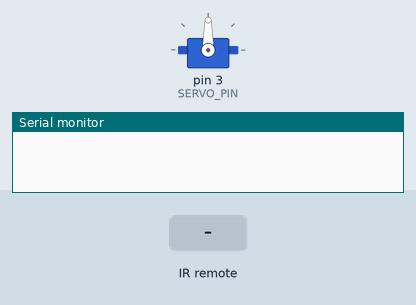
Recording of a sketch running on a simulated Arduino Uno, built with avr-gcc and run on an emulated ATmega328P. Shown: servo, the last lines printed to the serial monitor. The inputs (shaded band) are chosen by the test bench.

Above: at 1.2 s.
1.3 s: infrared code 0xE13DDA28 received
At 2.0 s:
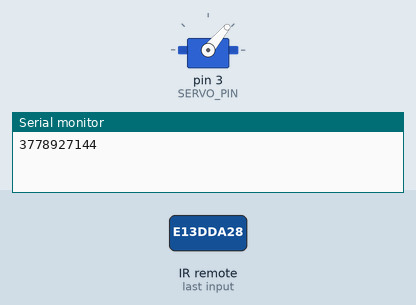
2.8 s: infrared code 0xAD586662 received
At 3.2 s:
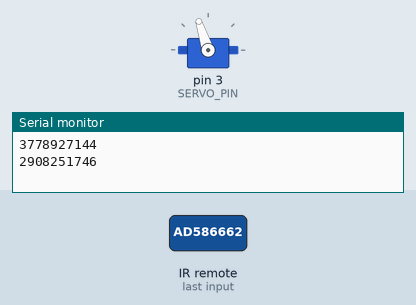
4.3 s: infrared code 0x273009C4 received
At 5.5 s:
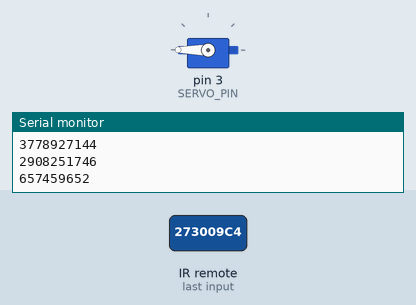
Timing chart, 0 to 7.3 s (numbered marks = the images above; inputs shaded):
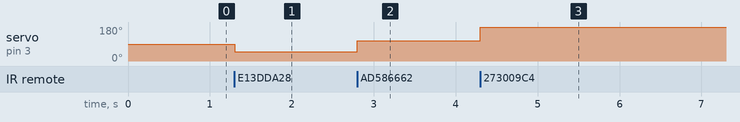

Measured:
- after the input at 1.3 s, servo on pin 3 (SERVO_PIN): 90° → 50° at once
- after the input at 2.8 s, servo on pin 3 (SERVO_PIN): 50° → 108° at once
- after the input at 4.3 s, servo on pin 3 (SERVO_PIN): 108° → 180° at once

The sketch:

Remote_servo.ino
```cpp
// (licence header left out)
#include <IRremote.h> // include IR remote library
#include <Servo.h>    // include Servo control library


Servo myservo; // declare servo

int RECV_PIN = 11; //IR receiver should be attached to Pin11
int SERVO_PIN = 3; //Servo to be attached to Pin3

IRrecv irrecv(RECV_PIN);  //setup IRreceiver only Pin11 works.
decode_results results;   //devoder for received IR signal.

void setup()
{
  Serial.begin(9600);
  irrecv.enableIRIn(); // Start the receiver

  myservo.attach(SERVO_PIN); // attach serto to SERVO_PIN

}

void loop() {

  if (irrecv.decode(&results)) { // decode IR signal
    int angle = results.value;   // received value
    Serial.println(results.value, DEC);

    if(results.value == 3778927144)
  {
    myservo.write(50);
  }
  else if (results.value == 2908251746)
  {
    myservo.write(108);
  }
  else if (results.value == 657459652)
  {
    myservo.write(180);
  }
    irrecv.resume(); // Receive the next value
  }

}
```
